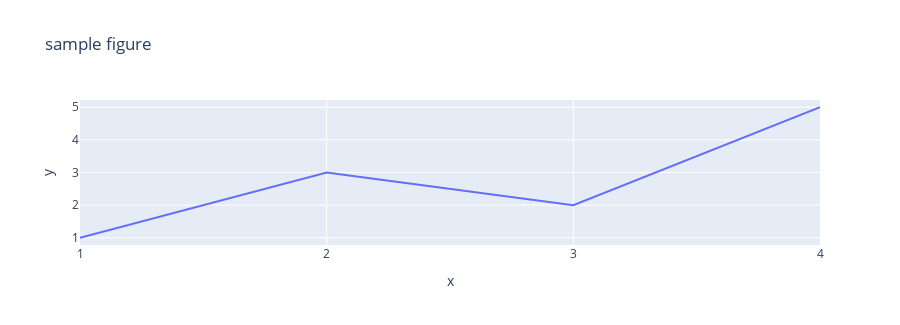

Write notebook code for a chart like this one.
### Code cell
import pandas as pd
import plotly.express as px
import json

fig = px.line(
    x=["1","2","3","4"], y=[1,3,2,5], # replace with your own data source
    title="sample figure", height=325
)

fig.show()

### Figure 1 — Plotly figure (JSON) as saved in the notebook; plotly's stock layout.template omitted (floating-point values rounded to 4 significant figures)
{"data": [{"hovertemplate": "x=%{x}<br>y=%{y}<extra></extra>", "legendgroup": "", "line": {"color": "#636efa", "dash": "solid"}, "marker": {"symbol": "circle"}, "mode": "lines", "name": "", "orientation": "v", "showlegend": false, "x": ["1", "2", "3", "4"], "xaxis": "x", "y": [1, 3, 2, 5], "yaxis": "y", "type": "scatter"}], "layout": {"xaxis": {"anchor": "y", "domain": [0.0, 1.0], "title": {"text": "x"}}, "yaxis": {"anchor": "x", "domain": [0.0, 1.0], "title": {"text": "y"}}, "legend": {"tracegroupgap": 0}, "title": {"text": "sample figure"}, "height": 325}}
